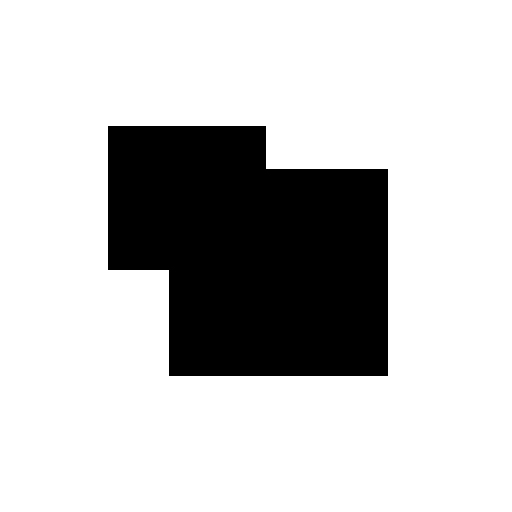
#> input picture opencv_test/data/CornerTest.jpg, 512 x 512 px
$ python a33_fast.py
#> lines starting #> are read from the running program, lines starting #| are printed output that depends on the picture; after the words box and inside, x2 and y2 are one past the last pixel; in counts of white or black regions, pixels touching at a corner belong together
from pathlib import Path

import cv2
import numpy as np


def find_harris(img):
    fast = cv2.FastFeatureDetector_create(
        threshold=20, nonmaxSuppression=True, type=cv2.FastFeatureDetector_TYPE_9_16
    )
    keypoints: list[cv2.KeyPoint] = fast.detect(img, None)
    print(keypoints, len(keypoints))

    result = cv2.drawKeypoints(
        img, keypoints, None, color=(0, 0, 255), flags=cv2.DrawMatchesFlags_DRAW_RICH_KEYPOINTS
    )
    return result


def find_orb(img):
    orb = cv2.ORB_create(
        nfeatures=30, scaleFactor=1.2, nlevels=8, edgeThreshold=31, fastThreshold=20
    )
    keypoints, _ = orb.detectAndCompute(img, None)
    print(keypoints, len(keypoints))

    result = cv2.drawKeypoints(
        img, keypoints, None, color=(0, 0, 255), flags=cv2.DrawMatchesFlags_DRAW_RICH_KEYPOINTS
    )
    return result


def find_gftt(img):
    corners = cv2.goodFeaturesToTrack(
        img, maxCorners=30, qualityLevel=0.01, minDistance=10, blockSize=5, useHarrisDetector=False
    )
    points = np.int32(corners.reshape(-1, 2))
    for x, y in points:
        cv2.circle(img, (int(x), int(y)), 5, (0, 0, 255), 4)
    return img


def find_harris(img):
    fast = cv2.FastFeatureDetector_create(
        threshold=20, nonmaxSuppression=True, type=cv2.FastFeatureDetector_TYPE_9_16
    )
    keypoints: list[cv2.KeyPoint] = fast.detect(img, None)
    print(keypoints, len(keypoints))

    result = cv2.drawKeypoints(
        img, keypoints, None, color=(0, 0, 255), flags=cv2.DrawMatchesFlags_DRAW_RICH_KEYPOINTS
    )
    return result


def main():
    file_path = Path(__file__).parent
    file_path1 = str(file_path / "data/CornerTest.jpg")
    img1: np.ndarray = cv2.imread(file_path1, cv2.IMREAD_GRAYSCALE)  # type: ignore
#> img1 is the input picture: shape (512, 512); min 0, max 255, mean 198.3
    file_path2 = str(file_path / "data/chessBoard.jpg")
    img2: np.ndarray = cv2.imread(file_path2, cv2.IMREAD_GRAYSCALE)  # type: ignore
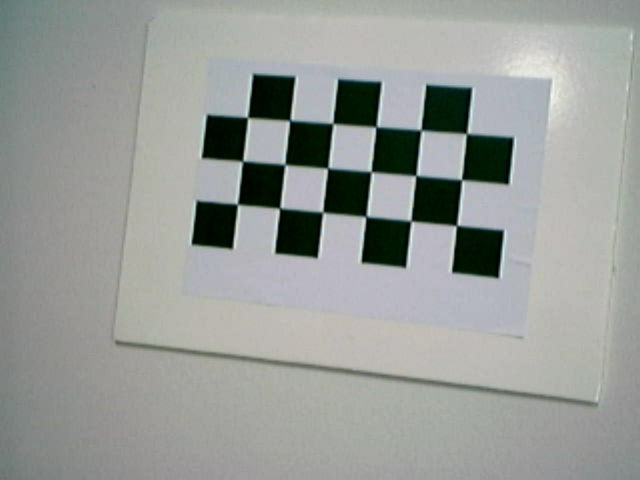
#> input picture opencv_test/data/chessBoard.jpg, 640 x 480 px
#> img2: shape (480, 640); min 0, max 245, mean 154.1
    file_path3 = str(file_path / "data/chessboard2.jpg")
    img3: np.ndarray = cv2.imread(file_path3, cv2.IMREAD_GRAYSCALE)  # type: ignore
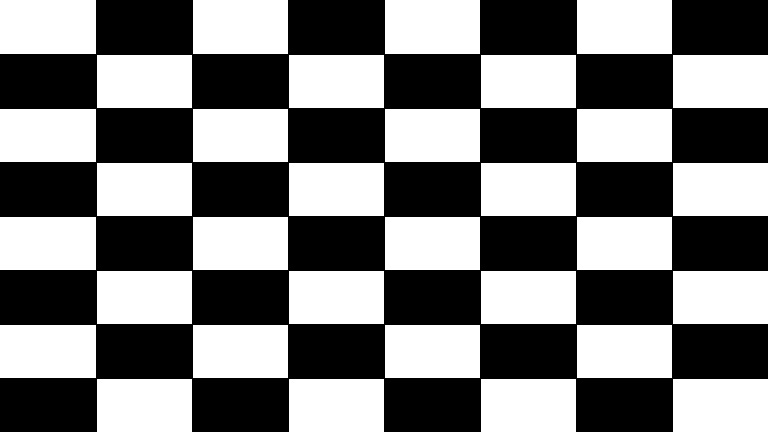
#> input picture opencv_test/data/chessboard2.jpg, 768 x 432 px
#> img3 is the input picture: shape (432, 768); min 0, max 255, mean 124.3

    cv2.imshow("img1", find_harris(img1))
#> in find_harris, `keypoints: list[cv2.KeyPoint] = fast.detect(img, None)`: keypoints = 4 keypoints; (x, y, size): (108, 126, 7), (267, 167, 7), (168, 270, 7), (168, 272, 7)
#> (printed output is left out)
    cv2.imshow("img2", find_harris(img2))
#> in find_harris (call 2), `keypoints: list[cv2.KeyPoint] = fast.detect(img, None)`: keypoints = 114 keypoints; strongest (x, y, size): (339, 80, 7), (427, 86, 7), (507, 182, 7), (316, 256, 7)
#> (printed output is left out)
    cv2.imshow("img3", find_harris(img3))
#> in find_harris (call 3), `keypoints: list[cv2.KeyPoint] = fast.detect(img, None)`: keypoints = 53 keypoints; strongest (x, y, size): (194, 53, 7), (386, 53, 7), (578, 53, 7), (95, 110, 7)
#> (printed output is left out)
    cv2.imshow("img4", find_gftt(img1))
#> in find_gftt, `corners = cv2.goodFeaturesToTrack( img, maxCorners=30, qualityLevel=0...`: corners = [[386, 374], [170, 374], [264, 127], [167, 271], [267, 167], [109, 268], [386, 170], [109, 127]]
#> in find_gftt, `points = np.int32(corners.reshape(-1, 2))`: points has the same summary as corners
#> the loop in find_gftt, `for x, y in points:` made 8 passes
#> after the loop in find_gftt, `for x, y in points:`:
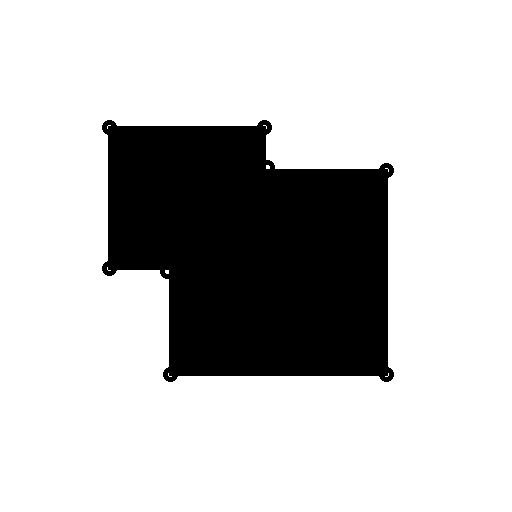
#> img: shape (512, 512); 0.28% of pixels changed, all inside (x1, y1, x2, y2) = (102, 120, 394, 382)
    cv2.imshow("img5", find_gftt(img2))
#> in find_gftt (call 2), `corners = cv2.goodFeaturesToTrack( img, maxCorners=30, qualityLevel=0...`: corners = 30 rows, first 8: [460, 179], [246, 118], [412, 220], [414, 174], [373, 171], [458, 227], [236, 203], [244, 160]
#> in find_gftt (call 2), `points = np.int32(corners.reshape(-1, 2))`: points = 30 pairs, first value 204 to 506, second value 81 to 276
#> the loop in find_gftt (call 2), `for x, y in points:` made 30 passes
#> (x, y) on passes 1 to 12: (460, 179), (246, 118), (412, 220), (414, 174), (373, 171), (458, 227), (236, 203), (244, 160), (423, 129), (335, 122), (465, 132), (326, 169)
#> after the loop in find_gftt (call 2), `for x, y in points:`:
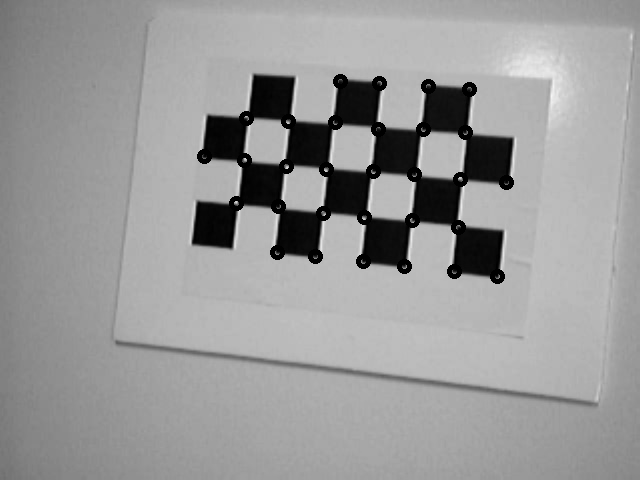
#> img: shape (480, 640); min 0, max 245, mean 152.4
    cv2.imshow("img6", find_gftt(img3))
#> in find_gftt (call 3), `corners = cv2.goodFeaturesToTrack( img, maxCorners=30, qualityLevel=0...`: corners = 30 rows, first 8: [574, 214], [382, 214], [190, 214], [670, 376], [478, 376], [286, 376], [94, 376], [670, 160]
#> in find_gftt (call 3), `points = np.int32(corners.reshape(-1, 2))`: points = 30 pairs, first value 94 to 674, second value 56 to 376
#> the loop in find_gftt (call 3), `for x, y in points:` made 30 passes
#> (x, y) on passes 1 to 12: (574, 214), (382, 214), (190, 214), (670, 376), (478, 376), (286, 376), (94, 376), (670, 160), (478, 160), (286, 160), (94, 160), (574, 272)
#> after the loop in find_gftt (call 3), `for x, y in points:`:
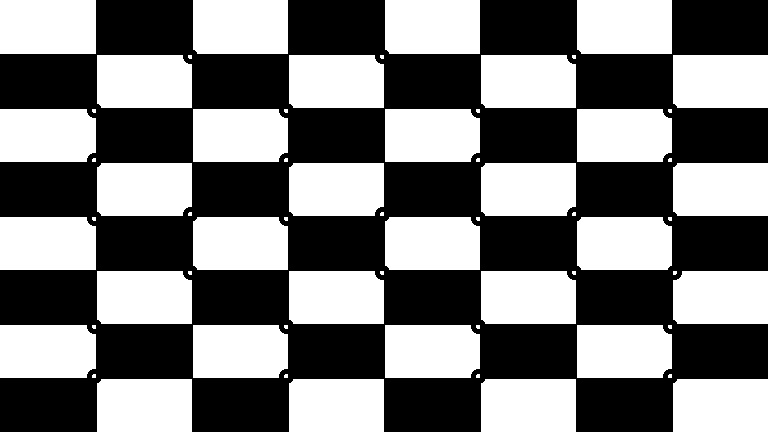
#> img: shape (432, 768); 0.7% of pixels changed, all inside (x1, y1, x2, y2) = (87, 50, 682, 384)
    cv2.imshow("img7", find_orb(img1))
#> in find_orb, `keypoints, _ = orb.detectAndCompute(img, None)`: keypoints = 30 keypoints; strongest (x, y, size): (268, 167, 44.6), (266, 158, 37.2), (167, 272, 44.6), (107, 122, 77.1)
#> (printed output is left out)
    cv2.imshow("img8", find_orb(img2))
#> in find_orb (call 2), `keypoints, _ = orb.detectAndCompute(img, None)`: keypoints = 30 keypoints; strongest (x, y, size): (287, 168, 31), (236, 201, 31), (460, 177, 31), (325, 171, 31)
#> in find_orb (call 2), `result = cv2.drawKeypoints( img, keypoints, None, color=(0, 0, 255), f..`:
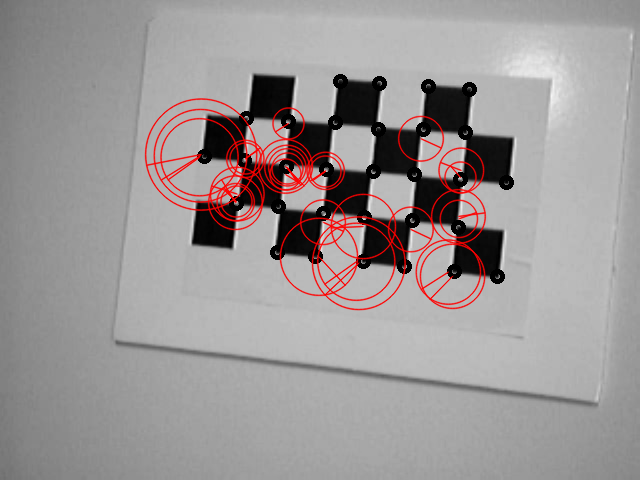
#> result: shape (480, 640, 3); mean of channels 0, 1, 2 149.8, 149.8, 155.4; drawn as B, G, R
    cv2.imshow("img9", find_orb(img3))
#> in find_orb (call 3), `keypoints, _ = orb.detectAndCompute(img, None)`: keypoints = 49 keypoints; strongest (x, y, size): (193, 375, 31), (193, 159, 31), (385, 159, 31), (577, 375, 31)
#> in find_orb (call 3), `result = cv2.drawKeypoints( img, keypoints, None, color=(0, 0, 255), f..`:
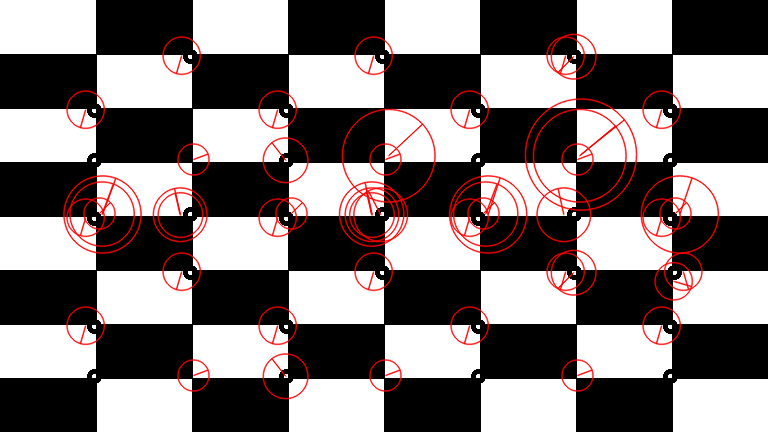
#> result: shape (432, 768, 3); mean of channels 0, 1, 2 118.6, 118.6, 126.2; drawn as B, G, R

    cv2.waitKey()
    cv2.destroyAllWindows()


if __name__ == "__main__":
    main()
